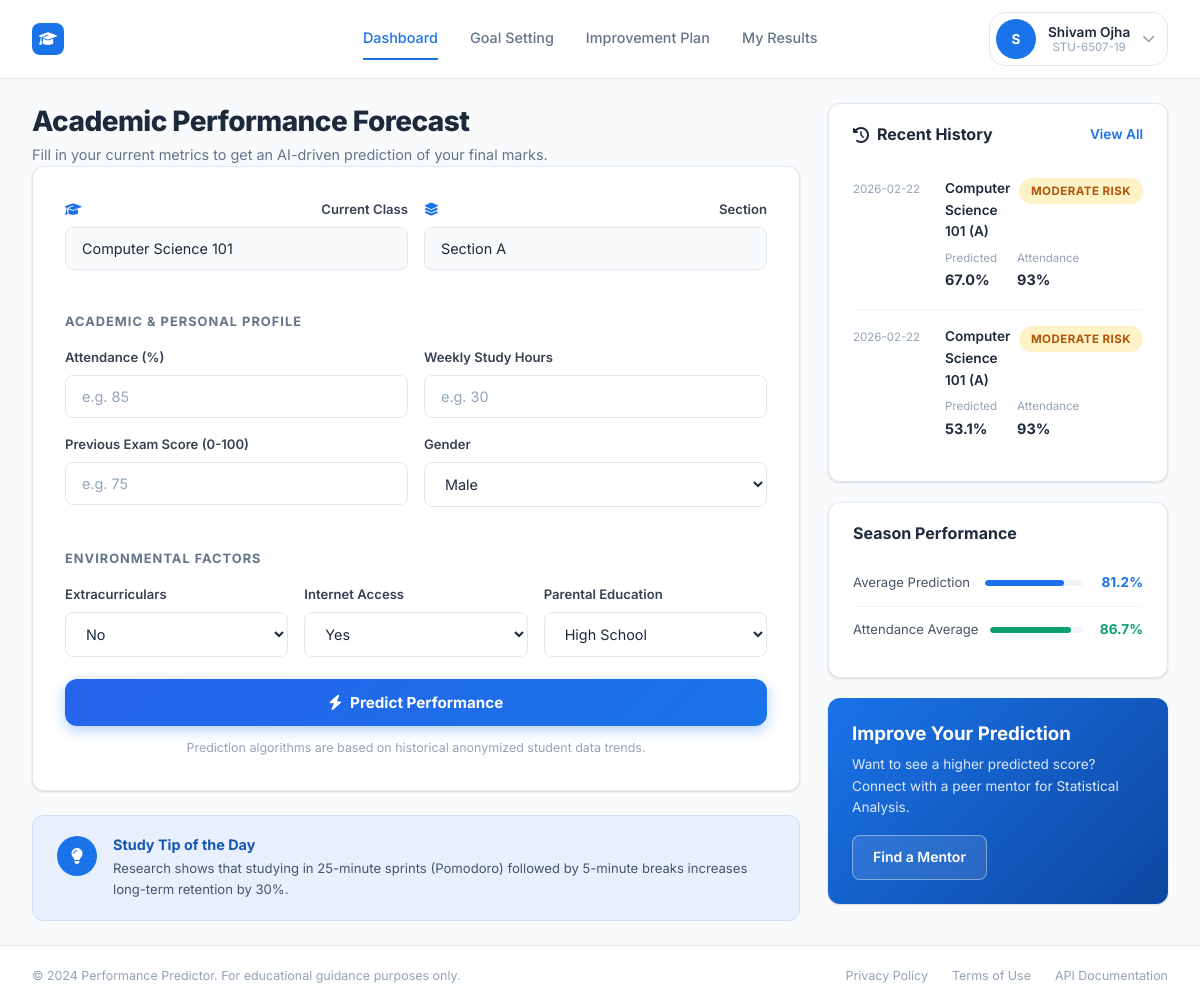
The page /student/dashboard (signed in) on the database its author committed.
### tables this page shows
CREATE TABLE users (
    id INTEGER PRIMARY KEY AUTOINCREMENT,
    name TEXT NOT NULL,
    email TEXT UNIQUE NOT NULL,
    mobile TEXT NOT NULL,
    password_hash TEXT NOT NULL,
    role TEXT NOT NULL DEFAULT 'student',
    class_name TEXT DEFAULT 'Computer Science 101',
    student_id TEXT UNIQUE,
    is_verified INTEGER DEFAULT 0,
    created_at TIMESTAMP DEFAULT CURRENT_TIMESTAMP
, reset_token TEXT, reset_token_expiry REAL, section TEXT DEFAULT 'A');

CREATE TABLE predictions (
    id INTEGER PRIMARY KEY AUTOINCREMENT,
    user_id INTEGER NOT NULL,
    attendance REAL NOT NULL,
    study_hours REAL NOT NULL,
    previous_marks REAL NOT NULL,
    assignments REAL NOT NULL,
    internal_marks REAL NOT NULL,
    class_name TEXT NOT NULL,
    predicted_score REAL NOT NULL,
    performance_label TEXT NOT NULL,
    created_at TIMESTAMP DEFAULT CURRENT_TIMESTAMP, section TEXT DEFAULT 'A', gender TEXT DEFAULT 'Male', extracurricular TEXT DEFAULT 'No', internet_access TEXT DEFAULT 'Yes', parental_education TEXT DEFAULT 'High School',
    FOREIGN KEY (user_id) REFERENCES users(id)
);

### app.py (the view)
@app.route('/student/dashboard')
@login_required
def student_dashboard():
    db = get_db()
    user_info = db.execute(
        'SELECT class_name, section FROM users WHERE id = ?',
        (session['user_id'],)
    ).fetchone()
    recent = db.execute(
        'SELECT * FROM predictions WHERE user_id = ? ORDER BY created_at DESC LIMIT 5',
        (session['user_id'],)
    ).fetchall()
    return render_template('student/dashboard.html', recent_predictions=recent, user_info=user_info)

### app.py (called while the page is built)
def get_db():
    if 'db' not in g:
        g.db = sqlite3.connect(app.config['DATABASE'])
        g.db.row_factory = sqlite3.Row
    return g.db

def login_required(f):
    @wraps(f)
    def decorated(*args, **kwargs):
        if 'user_id' not in session:
            flash('Please log in to access this page.', 'warning')
            return redirect(url_for('login'))
        return f(*args, **kwargs)
    return decorated

### templates/student/dashboard.html (shortened to what this page needs)
{% extends "base.html" %}
{% block content %}
<div class="student-dashboard-layout">
    <div class="dashboard-main">
        <div class="page-header">
            <h1 class="page-title">Academic Performance Forecast</h1>
            <p class="page-subtitle">Fill in your current metrics to get an AI-driven prediction of your final marks.</p>
        </div>
        <form method="POST" action="{{ url_for('student_predict') }}" class="prediction-form" id="predictionForm">
            <div class="form-row">
                <div class="form-group flex-1">
                    <label class="form-label"><i class="fas fa-graduation-cap"></i> Current Class</label>
                    <input type="text" class="form-input" value="{{ user_info.class_name }}" readonly disabled style="background: var(--dark-50); cursor: not-allowed;">
                </div>
                <div class="form-group flex-1">
                    <label class="form-label"><i class="fas fa-layer-group"></i> Section</label>
                    <input type="text" class="form-input" value="Section {{ user_info.section }}" readonly disabled style="background: var(--dark-50); cursor: not-allowed;">
                </div>
            </div>
            <div class="form-section">
                <h3 class="form-section-title">Academic & Personal Profile</h3>
                <div class="form-row">
                    <div class="form-group flex-1">
                        <label class="form-label">Attendance (%)</label>
                        <input type="number" name="attendance" placeholder="e.g. 85" class="form-input"
                               min="0" max="100" step="0.1" required>
                    </div>
                    <div class="form-group flex-1">
                        <label class="form-label">Weekly Study Hours</label>
                        <input type="number" name="study_hours" placeholder="e.g. 30" class="form-input"
                               min="0" max="168" step="1" required>
                    </div>
                </div>
                <div class="form-row mt-15">
                    <div class="form-group flex-1">
                        <label class="form-label">Previous Exam Score (0-100)</label>
                        <input type="number" name="previous_marks" placeholder="e.g. 75" class="form-input"
                               min="0" max="100" step="0.1" required>
                    </div>
                    <div class="form-group flex-1">
                        <label class="form-label">Gender</label>
                        <select name="gender" class="form-input" required>
                            <option value="Male">Male</option>
                        </select>
                    </div>
                </div>
            </div>
            <div class="form-section">
                <h3 class="form-section-title">Environmental Factors</h3>
                <div class="form-row form-row-3">
                    <div class="form-group">
                        <label class="form-label">Extracurriculars</label>
                        <select name="extracurricular" class="form-input" required>
                            <option value="No">No</option>
                        </select>
                    </div>
                    <div class="form-group">
                        <label class="form-label">Internet Access</label>
                        <select name="internet_access" class="form-input" required>
                            <option value="Yes">Yes</option>
                        </select>
                    </div>
                    <div class="form-group">
                        <label class="form-label">Parental Education</label>
                        <select name="parental_education" class="form-input" required>
                            <option value="High School">High School</option>
                        </select>
                    </div>
                </div>
            </div>
            <button type="submit" class="btn btn-primary btn-block btn-lg predict-btn" id="predictBtn">
                <i class="fas fa-bolt"></i> Predict Performance
            </button>
            <p class="form-disclaimer">Prediction algorithms are based on historical anonymized student data trends.</p>
        </form>
        <div class="tip-card">
            <div class="tip-icon">
                <i class="fas fa-lightbulb"></i>
            </div>
            <div class="tip-content">
                <h4 class="tip-title">Study Tip of the Day</h4>
                <p>Research shows that studying in 25-minute sprints (Pomodoro) followed by 5-minute breaks
                increases long-term retention by 30%.</p>
            </div>
        </div>
    </div>
    <div class="dashboard-sidebar">
        <div class="card">
            <div class="card-header">
                <h3><i class="fas fa-history"></i> Recent History</h3>
                <a href="{{ url_for('student_history') }}" class="link-btn">View All</a>
            </div>
            <div class="card-body">
                {% if recent_predictions %}
                {% for pred in recent_predictions %}
                <div class="history-item">
                    <div class="history-date">{{ pred.created_at[:10] if pred.created_at else 'N/A' }}</div>
                    <div class="history-details">
                        <span class="history-class">{{ pred.class_name }} ({{ pred.section }})</span>
                        <div class="history-scores">
                            <div class="history-metric">
                                <span class="metric-label">Predicted</span>
                                <span class="metric-value">{{ pred.predicted_score }}%</span>
                            </div>
                            <div class="history-metric">
                                <span class="metric-label">Attendance</span>
                                <span class="metric-value">{{ pred.attendance|round(0)|int }}%</span>
                            </div>
                        </div>
                    </div>
                    <span class="badge badge-{{ 'success' if pred.performance_label == 'Good' else ('warning' if pred.performance_label == 'Average' else 'danger') }}">
                        {{ 'On Track' if pred.performance_label == 'Good' else ('Moderate Risk' if pred.performance_label == 'Average' else 'At Risk') }}
                    </span>
                </div>
                {% endfor %}
                {% else %}
                <div class="empty-state-small">
                    <i class="fas fa-chart-bar"></i>
                    <p>No predictions yet. Submit your first forecast!</p>
                </div>
                {% endif %}
            </div>
        </div>
        <div class="card mt-20">
            <div class="card-header">
                <h3>Season Performance</h3>
            </div>
            <div class="card-body">
                <div class="season-stat">
                    <span class="season-label">Average Prediction</span>
                    <div class="progress-bar-wrap">
                        <div class="progress-bar" style="width: 81%"></div>
                    </div>
                    <span class="season-value text-primary">81.2%</span>
                </div>
                <div class="season-stat">
                    <span class="season-label">Attendance Average</span>
                    <div class="progress-bar-wrap">
                        <div class="progress-bar progress-green" style="width: 87%"></div>
                    </div>
                    <span class="season-value text-success">86.7%</span>
                </div>
            </div>
        </div>
        <div class="card improve-card mt-20">
            <h3>Improve Your Prediction</h3>
            <p>Want to see a higher predicted score? Connect with a peer mentor for Statistical Analysis.</p>
            <a href="#" class="btn btn-outline">Find a Mentor</a>
        </div>
    </div>
</div>
{% endblock %}

### templates/base.html (shortened to what this page needs)
<!DOCTYPE html>
<html lang="en">
<head>
    <link rel="stylesheet" href="https://cdnjs.cloudflare.com/ajax/libs/font-awesome/6.4.2/css/all.min.css">
    <link rel="stylesheet" href="{{ url_for('static', filename='css/style.css') }}">
</head>
<body class="{% block body_class %}{% endblock %}">
    {% if session.get('role') == 'admin' %}
    <div class="app-layout">
        <aside class="sidebar" id="sidebar">
            <div class="sidebar-brand">
                <div class="brand-icon">
                    <i class="fas fa-graduation-cap"></i>
                </div>
                <span class="brand-text">EduPredict</span>
            </div>
            <nav class="sidebar-nav">
                <a href="{{ url_for('admin_dashboard') }}" class="nav-item {% if request.endpoint == 'admin_dashboard' %}active{% endif %}">
                    <i class="fas fa-chart-pie"></i>
                    <span>Dashboard</span>
                </a>
                <a href="{{ url_for('admin_students') }}" class="nav-item {% if request.endpoint == 'admin_students' %}active{% endif %}">
                    <i class="fas fa-users"></i>
                    <span>Student Directory</span>
                </a>
                <a href="{{ url_for('admin_reports') }}" class="nav-item {% if request.endpoint == 'admin_reports' %}active{% endif %}">
                    <i class="fas fa-file-alt"></i>
                    <span>Reports</span>
                </a>
            </nav>
            <div class="sidebar-footer">
                <div class="admin-profile">
                    <div class="avatar admin-avatar">
                        <span>{{ session.get('user_name', 'A')[0] }}</span>
                    </div>
                    <div class="admin-info">
                        <span class="admin-name">{{ session.get('user_name', 'Admin') }}</span>
                        <span class="admin-role">Senior Administrator</span>
                    </div>
                </div>
            </div>
        </aside>
        <main class="main-content">
            <header class="topbar">
                <button class="hamburger" id="hamburger" onclick="document.getElementById('sidebar').classList.toggle('open')">
                    <i class="fas fa-bars"></i>
                </button>
                <div class="topbar-right">
                    <div class="search-box">
                        <i class="fas fa-search"></i>
                        <input type="text" placeholder="Search students, classes...">
                    </div>
                    <div class="topbar-actions">
                        <button class="icon-btn"><i class="fas fa-bell"></i></button>
                        <a href="{{ url_for('logout') }}" class="icon-btn" title="Logout"><i class="fas fa-sign-out-alt"></i></a>
                    </div>
                </div>
            </header>
            {% with messages = get_flashed_messages(with_categories=true) %}
            {% if messages %}
            <div class="flash-messages">
                {% for category, message in messages %}
                <div class="flash flash-{{ category }}">
                    <i class="fas fa-{% if category == 'success' %}check-circle{% elif category == 'danger' %}exclamation-circle{% elif category == 'warning' %}exclamation-triangle{% else %}info-circle{% endif %}"></i>
                    {{ message }}
                    <button class="flash-close" onclick="this.parentElement.remove()">&times;</button>
                </div>
                {% endfor %}
            </div>
            {% endif %}
            {% endwith %}
    {% elif session.get('role') == 'student' %}
    <div class="app-layout student-layout">
        <header class="student-topnav">
            <div class="brand-row">
                <div class="brand-icon small">
                    <i class="fas fa-graduation-cap"></i>
                </div>
                <span class="brand-text">PredictorHub</span>
            </div>
            <nav class="student-nav">
                <a href="{{ url_for('student_dashboard') }}" class="{% if request.endpoint == 'student_dashboard' %}active{% endif %}">Dashboard</a>
                <a href="{{ url_for('student_goal_setting') }}" class="{% if request.endpoint == 'student_goal_setting' %}active{% endif %}">Goal Setting</a>
                <a href="{{ url_for('student_improvement_plan') }}" class="{% if request.endpoint == 'student_improvement_plan' %}active{% endif %}">Improvement Plan</a>
                <a href="{{ url_for('student_history') }}" class="{% if request.endpoint == 'student_history' %}active{% endif %}">My Results</a>
            </nav>
            <div class="student-nav-right">
            <div class="student-nav-right">
                <div class="profile-dropdown">
                    <button class="profile-trigger" id="profileTrigger" onclick="toggleDropdown(event)">
                        <div class="avatar student-avatar">
                            <span>{{ session.get('user_name', 'S')[0] }}</span>
                        </div>
                        <div class="user-badge-info desktop-only">
                            <span class="user-badge-name">{{ session.get('user_name', 'Student') }}</span>
                            <span class="user-badge-id">{{ session.get('student_id', '') }}</span>
                        </div>
                        <i class="fas fa-chevron-down dropdown-arrow desktop-only"></i>
                    </button>
                </div>
            </div>
            </div>
        </header>
        <main class="main-content student-main">
    {% endif %}
    {% block content %}{% endblock %}
    {% if session.get('role') == 'admin' %}
        </main>
    </div>
    {% elif session.get('role') == 'student' %}
        </main>
        <footer class="app-footer">
            <p>&copy; 2024 Performance Predictor. For educational guidance purposes only.</p>
            <div class="footer-links">
                <a href="#">Privacy Policy</a>
                <a href="#">Terms of Use</a>
                <a href="#">API Documentation</a>
            </div>
        </footer>
    </div>
    {% endif %}
</body>
</html>

### rows shown on the page
users: get "Shivam Ojha", get "STU-6507-19", class_name "Computer Science 101", section "Section A"
predictions: created_at "2026-02-22", class_name "Computer Science 101", section "A", predicted_score "67.0", attendance "93", performance_label "MODERATE RISK"
predictions: created_at "2026-02-22", class_name "Computer Science 101", section "A", predicted_score "53.1", attendance "93", performance_label "MODERATE RISK"

### other values the page prints
{{ session.get('user_name', 'S')[0] }} "S"
